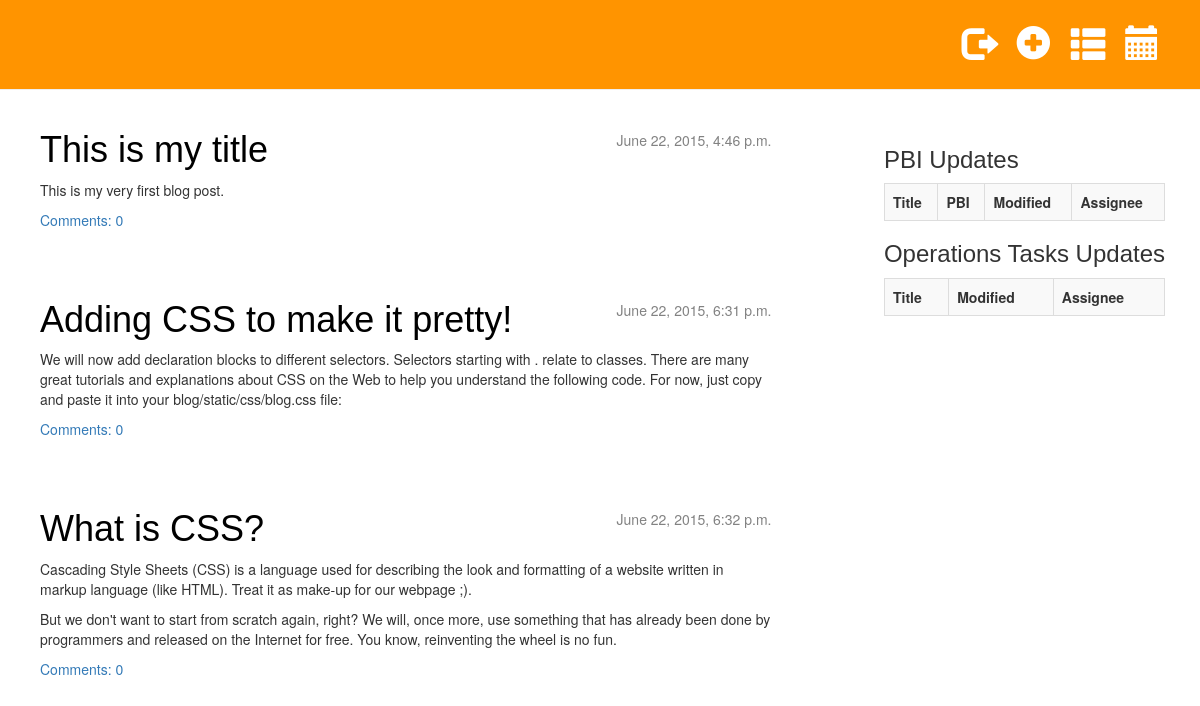
The app's page /home/ (signed in), older data.
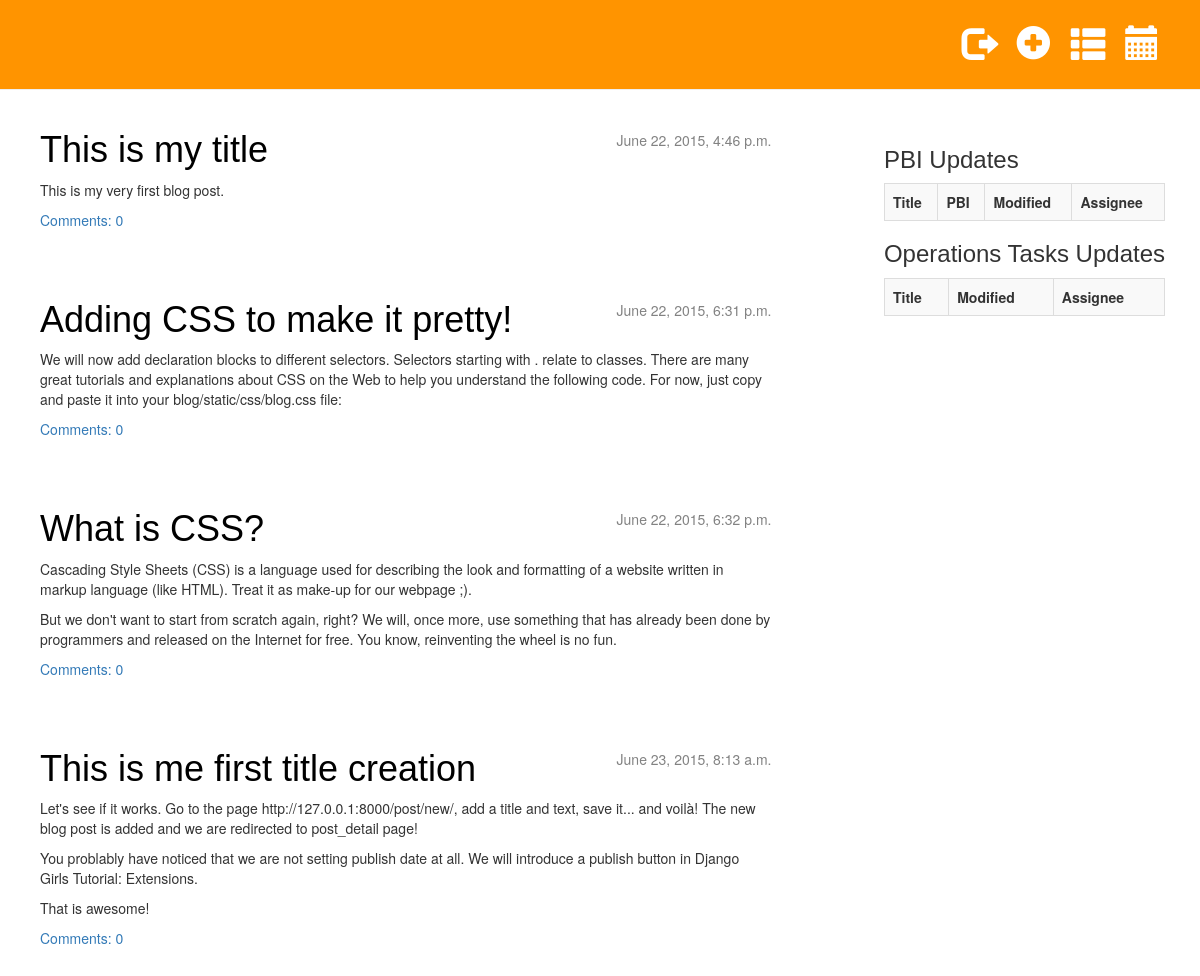
The same page, newer data.
### blog/models.py (models this page shows, shortened)
class Post(models.Model):
    author = models.ForeignKey('auth.User')
    title = models.CharField(max_length=200)
    text = models.TextField()
    created_date = models.DateTimeField(
            default=timezone.now)
    published_date = models.DateTimeField(
            blank=True, null=True)
    def approved_comments(self):
        return self.comments.filter(approved=True)

### blog/views.py (the view)
# urls.py: url(r'^home/$', views.post_list),
@login_required
def post_list(request):
    pbi_task_list = Pbi.objects.all().filter(type='PBI').order_by('-modified_date')
    operations_task_list = Pbi.objects.all().filter(type='operations').order_by('-modified_date')
    posts = Post.objects.filter(published_date__lte=timezone.now()).order_by('published_date')
    return render(request, 'blog/post_list.html', {'posts': posts, 'pbi_task_list': pbi_task_list,
                                                   'operations_task_list': operations_task_list})

### blog/templates/blog/post_list.html (shortened to what this page needs)
{% extends "blog/../base.html" %}
{% block content %}
        <div class="recent-events">
        <h3>PBI Updates</h3>
        <table class="table table-striped table-bordered table-hover">
            <tr>
                <th>Title</th>
                <th>PBI</th>
                <th>Modified</th>
                <th>Assignee</th>
            </tr>
        </table>
        <h3>Operations Tasks Updates</h3>
       <table class="table table-striped table-bordered table-hover">
            <tr>
                <th>Title</th>
                <th>Modified</th>
                <th>Assignee</th>
            </tr>
        </table>
    </div>
{% for post in posts %}
    <div class="post">
        <div class="date">
            {{ post.published_date }}
        </div>
        <h1><a href="{% url "blog.views.post_detail" pk=post.pk %}">{{ post.title }}</a></h1>
        <p>{{ post.text|linebreaks }}</p>
        <a href="{% url 'blog.views.post_detail' pk=post.pk %}">Comments: {{ post.approved_comments.count }}</a>
    </div>
{% endfor %}
{% endblock content %}

Row changes from the older to the newer data that the page shows:
added Post: published_date "June 23, 2015, 8:13 a.m.", title "This is me first title creation", text "Let's see if it works. Go to the page http://127.0.0.1:8000/post/new/, add a title and text, save it... and voilà! The new blog post is added and we are redirected to post_detail page! You problably have noticed that we are not setting publish date at all. We will introduce a publish button in Django Girls Tutorial: Extensions. That is awesome!", approved_comments.count "0"
